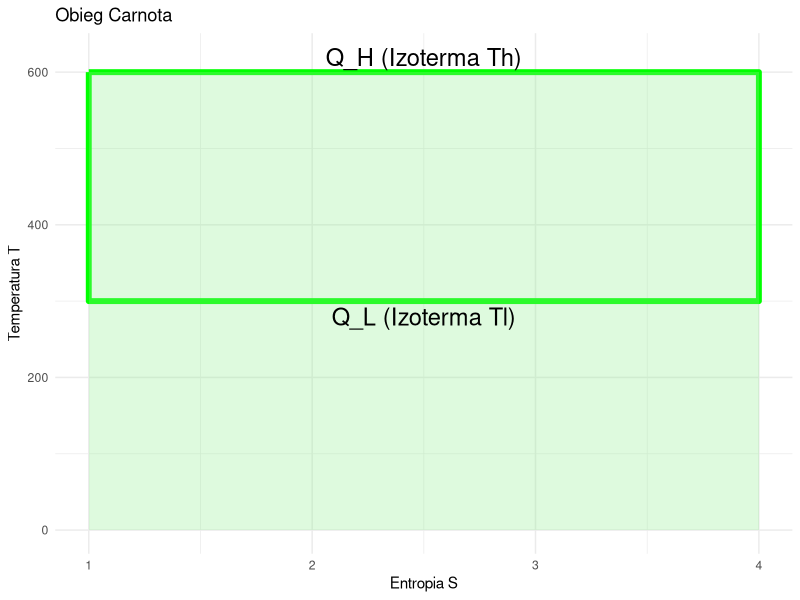

Source code (R):
## ---- chunk 1
#| label: carnot-ts
#| echo: false
#| fig-width: 8
#| fig-height: 5

library(ggplot2)

df_carnot <- data.frame(
  s = c(1, 4, 4, 1, 1),
  t = c(600, 600, 300, 300, 600)
)

ggplot(df_carnot, aes(x=s, y=t)) +
  geom_path(size=2, color="green") +
  geom_ribbon(aes(ymin=0, ymax=t), fill="lightgreen", alpha=0.3) +
  annotate("text", x=2.5, y=620, label="Q_H (Izoterma Th)", size=6) +
  annotate("text", x=2.5, y=280, label="Q_L (Izoterma Tl)", size=6) +
  theme_minimal() + labs(title="Obieg Carnota", x="Entropia S", y="Temperatura T")
